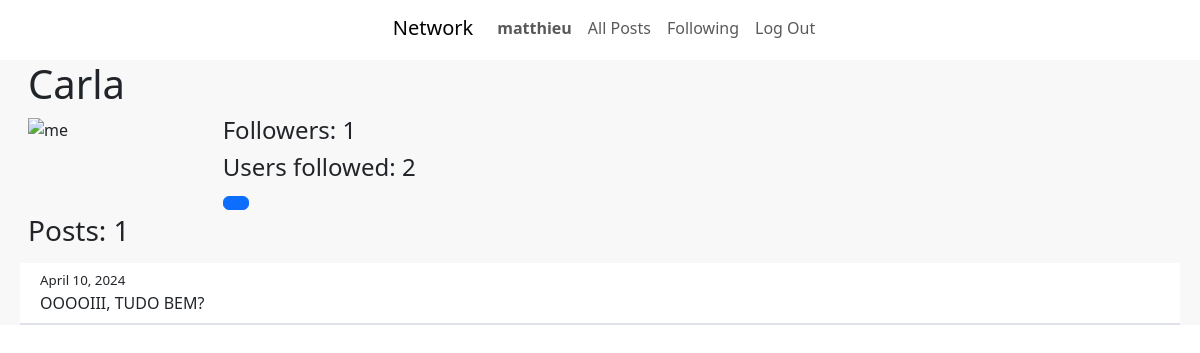
Screenshot of /Carla (signed in) with the database file from the repository.
### network/models.py (models this page shows, shortened)
class User(AbstractUser):
    follows = models.ManyToManyField('self', symmetrical=False, related_name='follower', blank=True)
    photo_url = models.URLField(default="https://cdn.pixabay.com/photo/2015/10/05/22/37/blank-profile-picture-973460_960_720.png")

class Post(models.Model):
    content = models.TextField(max_length= 500)
    creation_date = models.DateField(default=timezone.now().date())
    creation_time = models.TimeField(default=timezone.now().time())
    user = models.ForeignKey(User, on_delete=models.CASCADE, related_name="posts")

### network/views.py (the view)
# urls.py: path("<str:username>", views.profile, name="profile")
@login_required
def profile(request, username):
    current_user = request.user
    profile = User.objects.get(username=username)
    posts = Post.objects.filter(user=profile).order_by("-creation_date")
    posts_count = posts.count()
    follows_count = profile.follows.count()
    followers_count = profile.follower.count()
    photo_url = profile.photo_url
    return render(request, "network/profile.html", {
        "username":username,
        "posts": posts,
        "profile":profile,
        "user":current_user,
        "followers_count": followers_count,
        "follows_count": follows_count,
        "posts_count": posts_count,
        "photo_url": photo_url
    })

### network/templates/network/profile.html (shortened to what this page needs)
{% extends "network/layout.html" %}
{% block body %}
<div class="container-fluid">
    <div class="row m-1">
        <h1 id="user_profile">{{username}}</h1>
        <div class="col-2">
            <img class="img-fluid border-1" src="{{photo_url}}" alt="me">
        </div>
        <div class="col-4">
            <h4>Followers: {{followers_count}} </h4>
            <h4>Users followed: {{follows_count}}</h4>
        {% if username != user.username %}
            <button id="toggle_button" class="btn btn-primary"></button>
        {% endif %}
        </div>
            <h3>Posts: {{posts.count}}</h3>
    </div>
    {% for post in posts %}
        <div class="post-div row m-2 border-2 p-2 border-bottom">
            <span>
                <div class="post-date">{{post.creation_date}}</div>
                <span>{{post.content}}</span>
            </span>
        </div>
    {% endfor %}
</div>
{% endblock %}

### network/templates/network/layout.html (shortened to what this page needs)
{% load static %}
<!DOCTYPE html>
<html lang="en">
    <head>
        <link href="{% static 'network/node_modules/bootstrap/dist/css/bootstrap.min.css' %}" rel="stylesheet">
        <link href="https://cdn.jsdelivr.net/npm/bootstrap-icons/font/bootstrap-icons.css" rel="stylesheet">
        <link href="{% static 'network/styles.css' %}" rel="stylesheet">
    </head>
    <body>
        <nav class="navbar navbar-expand-lg justify-content-center">
            <a class="navbar-brand ms-3 " href="#">Network</a>
                <ul class="navbar-nav mr-auto">
                {% if user.is_authenticated %}
                    <li class="nav-item">
                        <a class="nav-link" href="{{user.username}}"><strong>{{ user.username }}</strong></a>
                    </li>
                {% endif %}
                <li class="nav-item">
                    <a class="nav-link" href="{% url 'index' %}">All Posts</a>
                </li>
                {% if user.is_authenticated %}
                    <li class="nav-item">
                        <a class="nav-link" href="{% url 'following' %}">Following</a>
                    </li>
                    <li class="nav-item">
                        <a class="nav-link" href="{% url 'logout' %}">Log Out</a>
                    </li>
                {% endif %}
                </ul>
            </nav>
        <div class="body">
            {% block body %}
            {% endblock %}
        </div>
    </body>
</html>

### network/static/network/styles.css (style rules this page uses)
div.post-div { background-color: white; }
div.container-fluid { background-color: rgb(248, 248, 248); }
.post-date { font-size: smaller; }

### rows the page displays
User: username "matthieu"
User: username "Carla"
Post: creation_date "April 10, 2024", content "OOOOIII, TUDO BEM?"

### other values shown
{{ followers_count }} "1"
{{ follows_count }} "2"
{{ posts.count }} "1"
